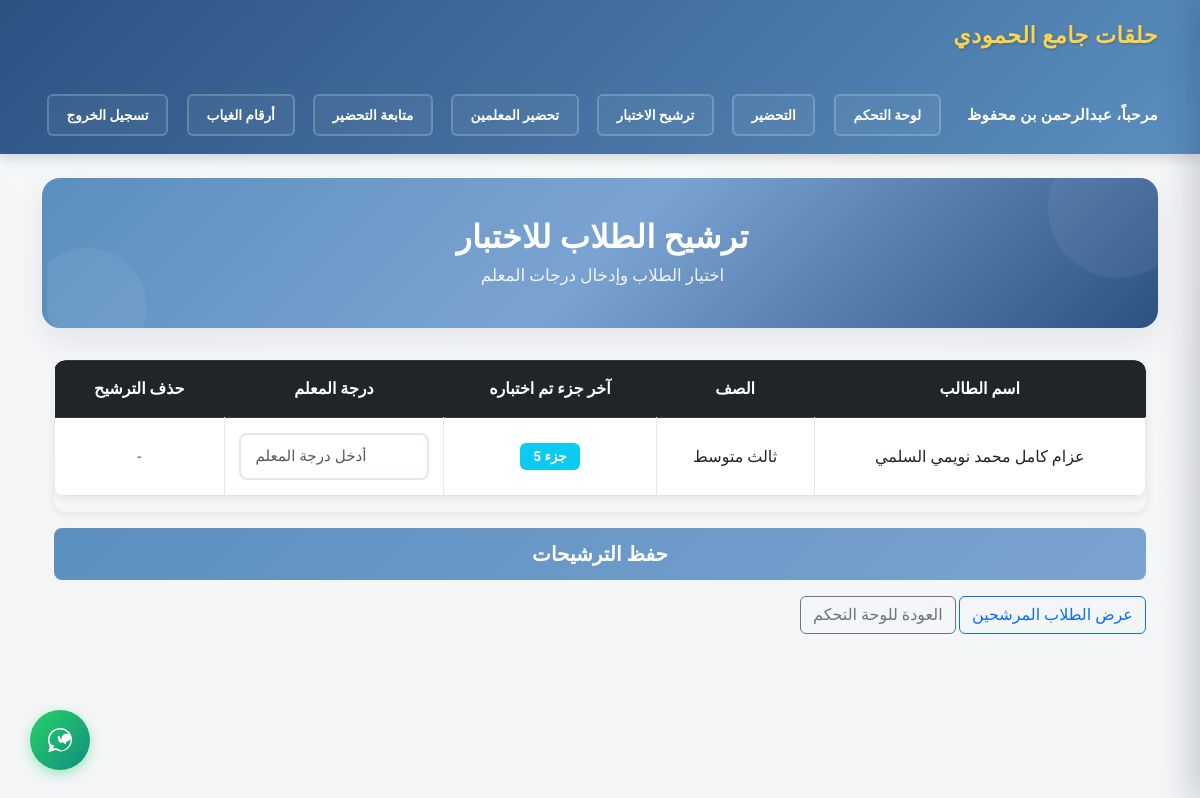
Page /nominate-exam/ (signed in) on the committed database.
### quran_center/models.py (models this page shows, shortened)
class Student(models.Model):
    identity_number = models.CharField(
        max_length=10,
        validators=[id_validator],
        unique=True,
        verbose_name="رقم الهوية"
    )
    GRADE_CHOICES = [
        ('1_pri', 'أول ابتدائي'), ('2_pri', 'ثاني ابتدائي'), ('3_pri', 'ثالث ابتدائي'),
        ('4_pri', 'رابع ابتدائي'), ('5_pri', 'خامس ابتدائي'), ('6_pri', 'سادس ابتدائي'),
        ('1_med', 'أول متوسط'), ('2_med', 'ثاني متوسط'), ('3_med', 'ثالث متوسط'),
        ('1_sec', 'أول ثانوي'), ('2_sec', 'ثاني ثانوي'), ('3_sec', 'ثالث ثانوي'),
        ('uni', 'جامعي'),
    ]
    STATUS_CHOICES = [('منتظر', 'منتظر'), ('منتظم', 'منتظم')]
    full_name = models.CharField(max_length=200, verbose_name="الاسم الثلاثي", blank=True, default="")
    student_phone = models.CharField(max_length=15, blank=True, null=True, verbose_name="جوال الطالب")
    parent_phone = models.CharField(max_length=15, verbose_name="جوال ولي الأمر", blank=True, default="")
    identity_number = models.CharField(max_length=100, verbose_name="رقم الهوية", blank=True, null=True)
    jamiaa_id = models.CharField(max_length=100, verbose_name="رقم الجمعية", blank=True, null=True)
    parent_identity = models.CharField(max_length=50, verbose_name="رقم هوية ولي الأمر", blank=True, null=True)
    grade = models.CharField(max_length=20, choices=GRADE_CHOICES, verbose_name="الصف الدراسي", blank=True, default="")
    birth_date = models.DateField(verbose_name="تاريخ الميلاد", blank=True, null=True)
    last_tested_part = models.CharField(
        max_length=50,
        choices=LAST_TESTED_PART_CHOICES,
        default='0',
        verbose_name="آخر جزء تم اختباره"
    )
    previous_center = models.CharField(max_length=100, blank=True, null=True, verbose_name="التحفيظ السابق")
    neighborhood = models.CharField(max_length=100, verbose_name="الحي", blank=True, null=True)
    teacher = models.ForeignKey(User, on_delete=models.SET_NULL, null=True, blank=True, verbose_name="المعلم المسؤول")
    status = models.CharField(max_length=20, default='منتظر', choices=STATUS_CHOICES)
    educational_stage = models.CharField(max_length=50, blank=True)
    absence_reset_at = models.DateField(blank=True, null=True, verbose_name="تاريخ تصفير الغياب المؤقت")
    created_at = models.DateTimeField(auto_now_add=True)

### quran_center/views.py (the view, shortened to what this page needs)
# urls.py: path('nominate-exam/', views.nominate_for_exam, name='nominate_exam'),
@login_required
def nominate_for_exam(request):
    students = Student.objects.filter(teacher=request.user, status='منتظم')
    existing_nominations = ExamNomination.objects.filter(teacher=request.user)
    nomination_map = {item.student_id: item.id for item in existing_nominations}
    return render(request, 'nominate_exam.html', {
        'students': students,
        'nomination_map': nomination_map,
    })

### quran_center/templatetags/role_tags.py (called while the page is built)
@register.filter
def has_role(user, role_code):
    if not user or not user.is_authenticated:
        return False
    if user.is_superuser:
        return True
    return UserRole.objects.filter(user=user, role__code=role_code).exists()

@register.filter
def dict_get(value, key):
    if isinstance(value, dict):
        return value.get(key)
    return None

### quran_center/templates/nominate_exam.html (shortened to what this page needs)
{% extends "base.html" %}
{% load role_tags %}
{% block content %}
<div class="page-hero">
    <div class="page-hero-inner">
        <h1 class="page-hero-title">ترشيح الطلاب للاختبار</h1>
        <p class="page-hero-subtitle">اختيار الطلاب وإدخال درجات المعلم</p>
    </div>
</div>
<div class="container" dir="rtl">
    {% if students %}
    <form method="post">
        <div class="table-responsive">
            <table class="table table-bordered table-hover">
                <thead class="table-dark">
                    <tr>
                        <th>اسم الطالب</th>
                        <th>الصف</th>
                        <th>آخر جزء تم اختباره</th>
                        <th>درجة المعلم</th>
                        <th>حذف الترشيح</th>
                    </tr>
                </thead>
                <tbody>
                    {% for student in students %}
                    <tr>
                        <td>{{ student.full_name }}</td>
                        <td>{{ student.get_grade_display }}</td>
                        <td><span class="badge bg-info">{{ student.get_last_tested_part_display }}</span></td>
                        <td>
                            <input type="number"
                                   name="teacher_grade_{{ student.id }}"
                                   class="form-control"
                                   placeholder="أدخل درجة المعلم"
                                   min="0"
                                   max="100"
                                   step="0.5">
                        </td>
                        <td>
                            {% with nomination_id=nomination_map|dict_get:student.id %}
                                {% if nomination_id %}
                                <input type="hidden" name="next" value="nominate_exam">
                                <button type="submit"
                                        class="btn btn-outline-danger btn-sm"
                                        formaction="{% url 'delete_nomination' nomination_id %}"
                                        formmethod="post"
                                        onclick="return confirm('هل تريد حذف هذا الترشيح؟');">
                                    حذف
                                </button>
                                {% else %}
                                <span class="text-muted">-</span>
                                {% endif %}
                            {% endwith %}
                        </td>
                    </tr>
                    {% endfor %}
                </tbody>
            </table>
        </div>
        <button type="submit" class="btn btn-primary btn-lg w-100 mt-3">
            حفظ الترشيحات
        </button>
    </form>
    {% else %}
    <div class="alert alert-info">
        لا يوجد طلاب لترشيحهم للاختبار.
    </div>
    {% endif %}
    <div class="mt-3">
        <a href="{% url 'teacher_nominations' %}" class="btn btn-outline-primary">عرض الطلاب المرشحين</a>
        <a href="{% url 'teacher_dashboard' %}" class="btn btn-outline-secondary">العودة للوحة التحكم</a>
    </div>
</div>
{% endblock %}

### quran_center/templates/base.html (shortened to what this page needs)
<!DOCTYPE html>
<html lang="ar" dir="rtl">
<head>
    {% load static %}
    <link rel="stylesheet" href="https://cdn.jsdelivr.net/npm/bootstrap@5.3.0/dist/css/bootstrap.rtl.min.css">
    <link rel="stylesheet" href="{% static 'css/style.css' %}">
</head>
<body class="bg-light">
{% load role_tags %}
<nav class="navbar navbar-dark bg-dark mb-4">
    <div class="container">
        <span class="navbar-brand">حلقات جامع الحمودي</span>
        <div>
            {% if user.is_authenticated %}
                <span class="text-white me-3">مرحباً، {{ user.username }}</span>
                <a href="{% url 'teacher_dashboard' %}" class="btn btn-outline-info btn-sm me-2">لوحة التحكم</a>
                <a href="{% url 'take_attendance' %}" class="btn btn-outline-light btn-sm me-2">التحضير</a>
                <a href="{% url 'nominate_exam' %}" class="btn btn-outline-primary btn-sm me-2">ترشيح الاختبار</a>
                {% if user|has_role:"preparer" %}
                <a href="{% url 'preparer_take_attendance' %}" class="btn btn-outline-success btn-sm me-2">تحضير المعلمين</a>
                <a href="{% url 'preparer_attendance_summary' %}" class="btn btn-outline-success btn-sm me-2">متابعة التحضير</a>
                <a href="{% url 'preparer_absent_contacts' %}" class="btn btn-outline-success btn-sm me-2">أرقام الغياب</a>
                {% endif %}
                <form method="post" action="{% url 'logout' %}" style="display: inline;">
                    <button type="submit" class="btn btn-outline-danger btn-sm">تسجيل الخروج</button>
                </form>
            {% endif %}
        </div>
    </div>
</nav>
<div class="container">
    {% block content %}
    {% endblock %}
</div>
<a href="https://wa.me/966539274185?text=السلام عليكم ورحمة الله وبركاته" target="_blank" rel="noopener noreferrer" class="whatsapp-btn" title="تواصل معنا على واتس آب">
</a>
</body>
</html>

### quran_center/static/css/style.css (style rules this page uses)
:root { --primary-blue: #5B8FBE; --secondary-blue: #7BA3D1; --dark-blue: #2C5282; --light-blue: rgba(91, 143, 190, 0.1); --accent-brown: #5B8FBE; --page-bg: #f3f5f7; --card-border: #e6ebef; --text-dark: #1e293b; --shadow-sm: 0 2px 8px rgba(0,0,0,0.08); --shadow-md: 0 12px 30px rgba(15,23,42,0.08); --shadow-lg: 0 20px 40px rgba(91,143,190,0.15); --radius: 12px; --transition: all 0.3s ease; }
body { font-family: 'Tajawal', 'El Messiri', sans-serif; background: radial-gradient(80% 120% at 50% -20%, #ffffff 0%, #f6f7f9 45%, var(--page-bg) 100%); min-height: 100vh; background-attachment: fixed; }
.container { animation: fadeIn 0.4s ease-in; }
.navbar { background: linear-gradient(135deg, var(--dark-blue) 0%, var(--primary-blue) 100%) !important; box-shadow: 0 4px 12px rgba(0,0,0,0.15); padding: 0.85rem 0; }
.navbar .container { display: flex; align-items: center; justify-content: space-between; gap: 2rem; }
.navbar-brand { font-size: 1.4rem; font-weight: 700; color: #fcd34d !important; text-shadow: 1px 1px 3px rgba(0,0,0,0.2); letter-spacing: 0.5px; }
.navbar .btn { margin: 0.3rem 0.25rem; transition: var(--transition); font-weight: 600; font-size: 0.85rem; padding: 0.55rem 1.1rem; border-radius: 6px; border: 2px solid transparent; }
.navbar .btn-outline-light, .navbar .btn-outline-warning, .navbar .btn-outline-success, .navbar .btn-outline-info, .navbar .btn-outline-primary, .navbar .btn-outline-secondary, .navbar .btn-outline-danger { background: rgba(255, 255, 255, 0.05); border-color: rgba(255, 255, 255, 0.2); color: #ffffff; }
.navbar .text-white { font-weight: 600; font-size: 0.95rem; letter-spacing: 0.3px; }
.navbar > .container > div { display: flex; align-items: center; flex-wrap: wrap; gap: 0.4rem; justify-content: flex-end; }
.navbar form { display: inline; margin: 0; padding: 0; }
.navbar form button { margin: 0.3rem 0.25rem; transition: var(--transition); font-weight: 600; font-size: 0.85rem; padding: 0.55rem 1.1rem; border-radius: 6px; border: 2px solid #dc2626; background: rgba(220, 38, 38, 0.08); color: #fca5a5; }
.form-control, .form-select { border: 2px solid #e2e8f0; border-radius: 8px; padding: 0.65rem 0.9rem; transition: var(--transition); font-size: 0.95rem; }
.btn-primary { background: linear-gradient(135deg, var(--primary-blue) 0%, var(--secondary-blue) 100%); border: none; padding: 0.7rem 1.5rem; border-radius: 8px; font-weight: 600; transition: var(--transition); }
.table { background: white; border-radius: var(--radius); overflow: hidden; box-shadow: var(--shadow-sm); }
.table thead { background: linear-gradient(135deg, var(--dark-blue) 0%, var(--primary-blue) 100%); color: white; }
.table thead th { border: none; padding: 1rem; font-weight: 600; text-align: center; }
.table tbody td { padding: 0.9rem; vertical-align: middle; text-align: center; border-color: #e2e8f0; }
.table tbody tr { transition: background-color 0.2s ease; }
.table-responsive { border-radius: var(--radius); box-shadow: var(--shadow-sm); }
.badge { padding: 0.4rem 0.8rem; border-radius: 6px; font-weight: 600; font-size: 0.85rem; }
.page-hero { background: linear-gradient(135deg, var(--primary-blue) 0%, var(--secondary-blue) 50%, var(--dark-blue) 100%); border-radius: 18px; padding: 2.5rem 2rem; color: white; text-align: center; position: relative; overflow: hidden; margin: 1rem 0 2rem; box-shadow: var(--shadow-md); border-left: 5px solid var(--accent-brown); }
.page-hero::before, .page-hero::after { content: ''; position: absolute; border-radius: 50%; background: rgba(255, 255, 255, 0.06); }
.page-hero::before { top: -40px; right: -30px; width: 140px; height: 140px; }
.page-hero::after { bottom: -40px; left: -20px; width: 120px; height: 120px; }
.page-hero-inner { position: relative; z-index: 1; max-width: 820px; margin: 0 auto; }
.page-hero-title { font-size: 2rem; font-weight: 700; margin: 0 0 0.4rem 0; letter-spacing: 0.3px; }
.page-hero-subtitle { font-size: 1.05rem; margin: 0; opacity: 0.9; }
.card, .btn, .feature-card, .navbar .btn { will-change: transform; transform: translateZ(0); backface-visibility: hidden; }
.whatsapp-btn { position: fixed; bottom: 30px; left: 30px; width: 60px; height: 60px; background: linear-gradient(135deg, #25d366 0%, #128c7e 100%); border-radius: 50%; display: flex; align-items: center; justify-content: center; color: white; font-size: 30px; text-decoration: none; box-shadow: 0 4px 12px rgba(37, 211, 102, 0.4); transition: all 0.3s ease; z-index: 999; animation: whatsappPulse 2s infinite; }

### rows in the picture
Student: full_name "عزام كامل محمد نويمي السلمي", grade "ثالث متوسط", last_tested_part "جزء 5"

### other values in the picture
{{ user.username }} "عبدالرحمن بن محفوظ"
